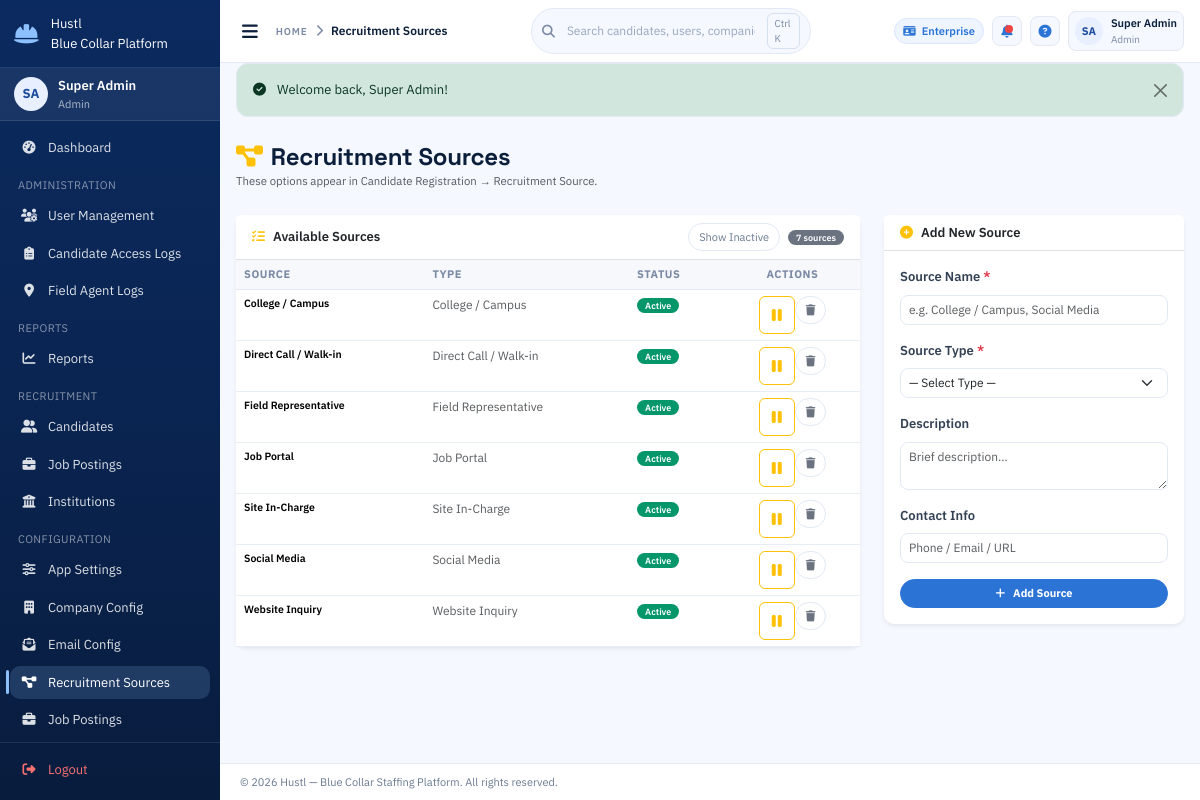
/config/recruitment-sources (signed in), run on the app's committed database.
### models/user.py (models this page shows, shortened)
class User(Base):
    __tablename__ = "users"
    id = Column(Integer, primary_key=True, index=True)
    username = Column(String(50), unique=True, nullable=False, index=True)
    email = Column(String(100), unique=True, nullable=False, index=True)
    hashed_password = Column(String(255), nullable=False)
    seed_password = Column(String(255), nullable=True)
    role = Column(Enum(UserRole), nullable=False)
    license_type = Column(Enum(LicenseType), default=LicenseType.BASIC, nullable=False)
    full_name = Column(String(100), nullable=False)
    phone = Column(String(20), nullable=True)
    employee_id = Column(String(50), unique=True, nullable=True, index=True)
    date_of_birth = Column(DateTime, nullable=True)
    gender = Column(String(10), nullable=True)
    address = Column(Text, nullable=True)
    qualification = Column(String(100), nullable=True)
    experience_years = Column(Integer, nullable=True)
    department = Column(String(100), nullable=True)
    emergency_contact = Column(String(100), nullable=True)
    joining_date = Column(DateTime, nullable=True)
    reporting_manager = Column(String(100), nullable=True)
    is_active = Column(Boolean, default=True, nullable=False)
    is_verified = Column(Boolean, default=False, nullable=False)
    created_at = Column(DateTime, default=datetime.utcnow, nullable=False)
    updated_at = Column(DateTime, default=datetime.utcnow, onupdate=datetime.utcnow)
    last_login = Column(DateTime, nullable=True)
    created_by_id = Column(Integer, ForeignKey("users.id"), nullable=True)
    created_by = relationship("User", remote_side=[id], foreign_keys=[created_by_id])
    candidates_registered = relationship(
        "Candidate",
        back_populates="registered_by",
        foreign_keys="Candidate.registered_by_id",
    )

### models/recruitment_source.py (models this page shows, shortened)
class RecruitmentSource(Base):
    __tablename__ = "recruitment_sources"
    id = Column(Integer, primary_key=True, index=True)
    name = Column(String(200), nullable=False)
    source_type = Column(Enum(SourceType), nullable=False)
    description = Column(Text, nullable=True)
    contact_info = Column(String(200), nullable=True)
    is_active = Column(Boolean, default=True, nullable=False)
    created_at = Column(DateTime, default=datetime.utcnow, nullable=False)
    updated_at = Column(DateTime, default=datetime.utcnow, onupdate=datetime.utcnow)

### routers/config.py (the view)
@router.get("/recruitment-sources")
async def recruitment_sources(request: Request, db: Session = Depends(get_db)):
    user, redir = require_auth(request, db, *ADMIN_EMPLOYER)
    if redir:
        return redir
    show_inactive = request.query_params.get("show_inactive") == "1"
    page = _safe_page(request.query_params.get("page", 1))
    per_page = settings.ITEMS_PER_PAGE
    query = db.query(RecruitmentSource)
    if not show_inactive:
        query = query.filter(RecruitmentSource.is_active == True)
    query = query.order_by(
        RecruitmentSource.source_type, RecruitmentSource.name
    )
    total = query.count()
    sources = (
        query
        .offset((page - 1) * per_page)
        .limit(per_page)
        .all()
    )
    ctx = build_template_context(
        request, db,
        sources=sources,
        source_types=SourceType,
        source_type_labels=SOURCE_TYPE_LABELS,
        total=total,
        page=page,
        per_page=per_page,
        total_pages=(total + per_page - 1) // per_page if per_page else 1,
        show_inactive=show_inactive,
        page_title="Recruitment Sources",
    )
    return templates.TemplateResponse("config/recruitment_sources.html", ctx)

### templates/config/recruitment_sources.html (shortened to what this page needs)
{% extends "base.html" %}
{% block content %}
<div class="mb-4">
  <h4 class="fw-bold mb-0"><i class="fas fa-project-diagram text-warning me-2"></i>Recruitment Sources</h4>
  <small class="text-muted">These options appear in Candidate Registration → Recruitment Source.</small>
</div>
<div class="row g-4">
  <div class="col-lg-8">
    <div class="card border-0 shadow-sm">
      <div class="card-header bg-white border-bottom d-flex justify-content-between align-items-center">
          <span class="fw-semibold"><i class="fas fa-list-check text-warning me-2"></i>Available Sources</span>
          <div class="d-flex align-items-center gap-2">
            <a class="btn btn-outline-secondary btn-sm" href="?show_inactive={{ 0 if show_inactive else 1 }}">
              {{ 'Hide Inactive' if show_inactive else 'Show Inactive' }}
            </a>
            <span class="badge bg-secondary">{{ total }} source{{ 's' if total != 1 else '' }}</span>
          </div>
        </div>
      <div class="card-body p-0">
        <table class="table table-sm mb-0">
          <thead class="table-light">
            <tr><th>Source</th><th>Type</th><th>Status</th><th class="text-center">Actions</th></tr>
          </thead>
          <tbody>
            {% for src in sources %}
            <tr>
              <td>
                <div class="fw-semibold small">{{ src.name }}</div>
              </td>
              <td class="small text-muted">{{ source_type_labels[src.source_type] }}</td>
              <td>
                <span class="badge {{ 'bg-success' if src.is_active else 'bg-secondary' }}">
                  {{ 'Active' if src.is_active else 'Inactive' }}
                </span>
              </td>
              <td class="text-center">
                <div class="btn-group btn-group-sm">
                  <form method="POST" action="/config/recruitment-sources/{{ src.id }}/toggle">
                    <button type="submit" class="btn {{ 'btn-outline-warning' if src.is_active else 'btn-outline-success' }}"
                            title="{{ 'Deactivate' if src.is_active else 'Activate' }}">
                      <i class="fas fa-{{ 'pause' if src.is_active else 'play' }}"></i>
                    </button>
                  </form>
                  <form method="POST" action="/config/recruitment-sources/{{ src.id }}/delete"
                        onsubmit="return confirm('Delete source \'{{ src.name }}\'?')">
                    <button type="submit" class="btn btn-outline-danger" title="Delete">
                      <i class="fas fa-trash"></i>
                    </button>
                  </form>
                </div>
              </td>
            </tr>
            {% else %}
            <tr>
              <td colspan="4" class="text-center text-muted py-4">No sources yet. Add the first one on the right.</td>
            </tr>
            {% endfor %}
          </tbody>
        </table>
      </div>
    </div>
  </div>
  <div class="col-lg-4">
    <div class="card border-0 shadow-sm sticky-top" style="top:80px;">
      <div class="card-header bg-white border-bottom fw-semibold">
        <i class="fas fa-plus-circle text-warning me-2"></i>Add New Source
      </div>
      <div class="card-body">
        <form method="POST" action="/config/recruitment-sources/add" novalidate>
          <div class="mb-3">
            <label class="form-label fw-semibold">Source Name <span class="text-danger">*</span></label>
            <input type="text" name="name" class="form-control" placeholder="e.g. College / Campus, Social Media"
                   required />
          </div>
          <div class="mb-3">
            <label class="form-label fw-semibold">Source Type <span class="text-danger">*</span></label>
            <select name="source_type" class="form-select" required>
              <option value="">— Select Type —</option>
            </select>
          </div>
          <div class="mb-3">
            <label class="form-label fw-semibold">Description</label>
            <textarea name="description" class="form-control" rows="2"
                      placeholder="Brief description…"></textarea>
          </div>
          <div class="mb-3">
            <label class="form-label fw-semibold">Contact Info</label>
            <input type="text" name="contact_info" class="form-control"
                   placeholder="Phone / Email / URL" />
          </div>
          <button type="submit" class="btn btn-warning w-100 fw-bold">
            <i class="fas fa-plus me-2"></i>Add Source
          </button>
        </form>
      </div>
    </div>
  </div>
</div>
{% endblock %}

### templates/base.html (shortened to what this page needs)
<!DOCTYPE html>
<html lang="en">
<head>
  <link href="https://cdn.jsdelivr.net/npm/bootstrap@5.3.2/dist/css/bootstrap.min.css" rel="stylesheet" />
  <link href="https://cdnjs.cloudflare.com/ajax/libs/font-awesome/6.5.0/css/all.min.css" rel="stylesheet" />
  <link href="/static/css/style.css" rel="stylesheet" />
</head>
<body class="si-app">
  <aside id="sidebar" class="si-sidebar">
    <div class="si-brand">
      <i class="fas fa-hard-hat si-brand-icon"></i>
      <div>
        <div class="si-brand-name">Hustl</div>
        <div class="si-brand-sub">Blue Collar Platform</div>
      </div>
    </div>
    {% if current_user %}
    <div class="si-user-card">
      <div class="si-avatar">{{ current_user.initials }}</div>
      <div class="si-user-info">
        <div class="si-user-name">{{ current_user.full_name }}</div>
        <div class="si-user-role">{{ current_user.role_display }}</div>
      </div>
    </div>
    {% endif %}
    <nav class="si-nav">
      <a class="si-nav-link {% if request.url.path == '/dashboard' %}active{% endif %}"
         href="/dashboard">
        <i class="fas fa-tachometer-alt"></i><span>Dashboard</span>
      </a>
      {% if current_user and current_user.role.value == 'institution' %}
      <div class="si-nav-section">Institution</div>
      <a class="si-nav-link {% if '/institutions/students' in request.url.path %}active{% endif %}"
         href="/institutions/students">
        <i class="fas fa-user-graduate"></i><span>Current Students</span>
      </a>
      <a class="si-nav-link {% if request.url.path == '/institutions/past-students' %}active{% endif %}"
         href="/institutions/past-students">
        <i class="fas fa-user-clock"></i><span>Past Students</span>
      </a>
      <div class="si-nav-section">Bulk Upload</div>
      <a class="si-nav-link {% if request.url.path == '/institutions/bulk-upload' %}active{% endif %}"
         href="/institutions/bulk-upload">
        <i class="fas fa-file-upload"></i><span>Bulk Upload to Layam</span>
      </a>
      {% else %}
      {% if current_user and current_user.role.value == 'admin' %}
      <div class="si-nav-section">Administration</div>
      <a class="si-nav-link {% if '/admin/users' in request.url.path %}active{% endif %}"
         href="/admin/users">
        <i class="fas fa-users-cog"></i><span>User Management</span>
      </a>
      <a class="si-nav-link {% if request.url.path == '/admin/candidate-access-logs' %}active{% endif %}"
         href="/admin/candidate-access-logs">
        <i class="fas fa-clipboard-list"></i><span>Candidate Access Logs</span>
      </a>
      <a class="si-nav-link {% if '/admin/field-agent-locations' in request.url.path %}active{% endif %}"
         href="/admin/field-agent-locations">
        <i class="fas fa-location-dot"></i><span>Field Agent Logs</span>
      </a>
      {% endif %}
      {% if current_user %}
      <div class="si-nav-section">Reports</div>
      <a class="si-nav-link {% if '/reports' in request.url.path %}active{% endif %}"
         href="/reports">
        <i class="fas fa-chart-line"></i><span>Reports</span>
      </a>
      {% endif %}
      {% if current_user and current_user.role.value in ['admin','manager','recruiter','field_agent'] %}
      <div class="si-nav-section">Recruitment</div>
      <a class="si-nav-link {% if '/candidates' in request.url.path %}active{% endif %}"
         href="/candidates">
        <i class="fas fa-user-friends"></i><span>Candidates</span>
      </a>
      <a class="si-nav-link {% if '/jobs' in request.url.path %}active{% endif %}"
         href="/jobs">
        <i class="fas fa-briefcase"></i><span>Job Postings</span>
      </a>
      {% endif %}
      {% if current_user and current_user.role.value in ['admin','employer'] %}
      <a class="si-nav-link {% if '/institutions' in request.url.path %}active{% endif %}"
         href="/institutions">
        <i class="fas fa-university"></i><span>Institutions</span>
      </a>
      {% endif %}
      {% if current_user and current_user.role.value in ['admin','employer'] %}
      <div class="si-nav-section">Configuration</div>
      {% if current_user.role.value == 'admin' %}
      <a class="si-nav-link {% if request.url.path == '/config/app' %}active{% endif %}"
         href="/config/app">
        <i class="fas fa-sliders-h"></i><span>App Settings</span>
      </a>
      {% endif %}
      <a class="si-nav-link {% if request.url.path == '/config/company' %}active{% endif %}"
         href="/config/company">
        <i class="fas fa-building"></i><span>Company Config</span>
      </a>
      <a class="si-nav-link {% if request.url.path == '/config/email' %}active{% endif %}"
         href="/config/email">
        <i class="fas fa-envelope-open-text"></i><span>Email Config</span>
      </a>
      <a class="si-nav-link {% if '/config/recruitment-sources' in request.url.path %}active{% endif %}"
         href="/config/recruitment-sources">
        <i class="fas fa-project-diagram"></i><span>Recruitment Sources</span>
      </a>
      <a class="si-nav-link {% if '/jobs' in request.url.path %}active{% endif %}"
         href="/jobs">
        <i class="fas fa-briefcase"></i><span>Job Postings</span>
      </a>
      <a class="si-nav-link {% if '/config/job-profiles' in request.url.path %}active{% endif %}"
         href="/config/job-profiles">
      </a>
      {% endif %}
      {% endif %}
    </nav>
    <div class="si-sidebar-footer">
      <a class="si-nav-link si-logout" href="/logout">
        <i class="fas fa-sign-out-alt"></i><span>Logout</span>
      </a>
    </div>
  </aside>
  <div id="main" class="si-main">
    <header class="si-topbar">
      <div class="si-topbar-left">
        <button class="si-toggle-btn" id="sidebarToggle" title="Toggle sidebar">
          <i class="fas fa-bars"></i>
        </button>
        <div class="si-breadcrumb">
          <span class="si-breadcrumb-label">Home</span>
          <i class="fas fa-chevron-right"></i>
          <span class="si-breadcrumb-current">{{ page_title or 'Dashboard' }}</span>
        </div>
      </div>
      <div class="si-topbar-center">
        <div class="si-search">
          <i class="fas fa-search"></i>
          <input type="text" placeholder="Search candidates, users, companies" />
          <span class="si-search-kbd">Ctrl K</span>
        </div>
      </div>
      <div class="si-topbar-right">
        {% if current_user %}
        <span class="si-chip si-license-badge">
          <i class="fas fa-id-card"></i>
          {{ current_user.license_type.value | title }}
        </span>
        <button class="si-icon-btn" title="Notifications">
          <span class="si-dot"></span>
        </button>
        <button class="si-icon-btn" title="Help">
          <i class="fas fa-circle-question"></i>
        </button>
        <div class="si-profile">
          <div class="si-avatar-sm">{{ current_user.initials }}</div>
          <div class="si-profile-meta">
            <div class="si-profile-name">{{ current_user.full_name }}</div>
            <div class="si-profile-role">{{ current_user.role_display }}</div>
          </div>
        </div>
        {% endif %}
      </div>
    </header>
    <div class="si-flash-zone">
      {% for msg in flash_messages %}
      <div class="alert alert-{{ 'danger' if msg.category == 'error' else msg.category }} alert-dismissible fade show si-alert" role="alert">
        {% if msg.category == 'success' %}<i class="fas fa-check-circle me-2"></i>
        {% elif msg.category == 'danger' %}<i class="fas fa-exclamation-circle me-2"></i>
        {% elif msg.category == 'warning' %}<i class="fas fa-exclamation-triangle me-2"></i>
        {% else %}<i class="fas fa-info-circle me-2"></i>{% endif %}
        {{ msg.message }}
        <button type="button" class="btn-close" data-bs-dismiss="alert"></button>
      </div>
      {% endfor %}
    </div>
    <main class="si-content">
      {% block content %}{% endblock %}
    </main>
    <footer class="si-footer">
      &copy; 2026 Hustl &mdash; Blue Collar Staffing Platform. All rights reserved.
    </footer>
  </div>
</body>
</html>

### data on the page
User: initials "SA", full_name "Super Admin", role_display "Admin", license_type.value "Enterprise"
RecruitmentSource: name "College / Campus", source_type "College / Campus", is_active "Active"
RecruitmentSource: name "Direct Call / Walk-in", source_type "Direct Call / Walk-in", is_active "Active"
RecruitmentSource: name "Field Representative", source_type "Field Representative", is_active "Active"
RecruitmentSource: name "Job Portal", source_type "Job Portal", is_active "Active"
RecruitmentSource: name "Site In-Charge", source_type "Site In-Charge", is_active "Active"
RecruitmentSource: name "Social Media", source_type "Social Media", is_active "Active"
RecruitmentSource: name "Website Inquiry", source_type "Website Inquiry", is_active "Active"

### other printed values
{{ page_title or 'Dashboard' }} "Recruitment Sources"
{{ msg.message }} "Welcome back, Super Admin!"
{{ 'Hide Inactive' if show_inactive else 'Show Inactive' }} "Show Inactive"
{{ total }} "7"
{{ 's' if total != 1 else '' }} "s"
